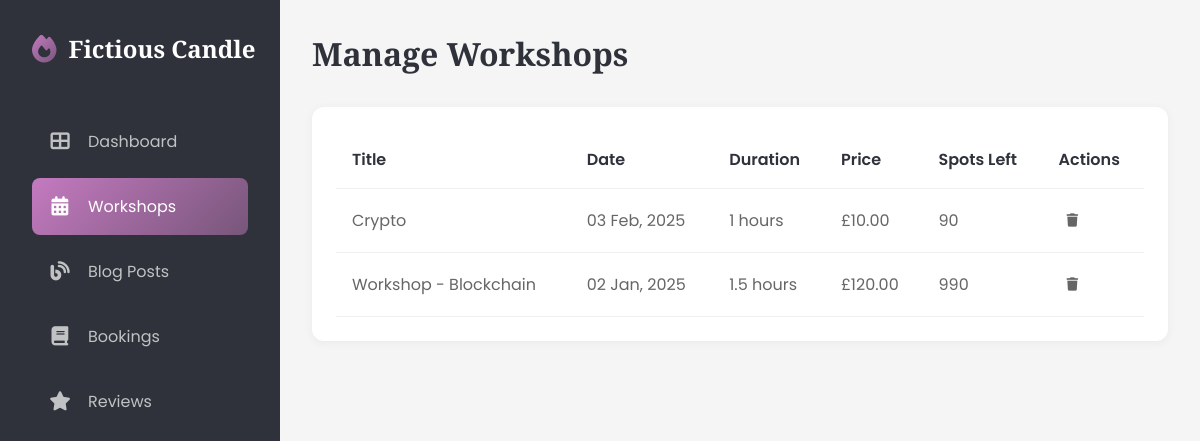
The app's page /dashboard/workshops/ (signed in), older data.
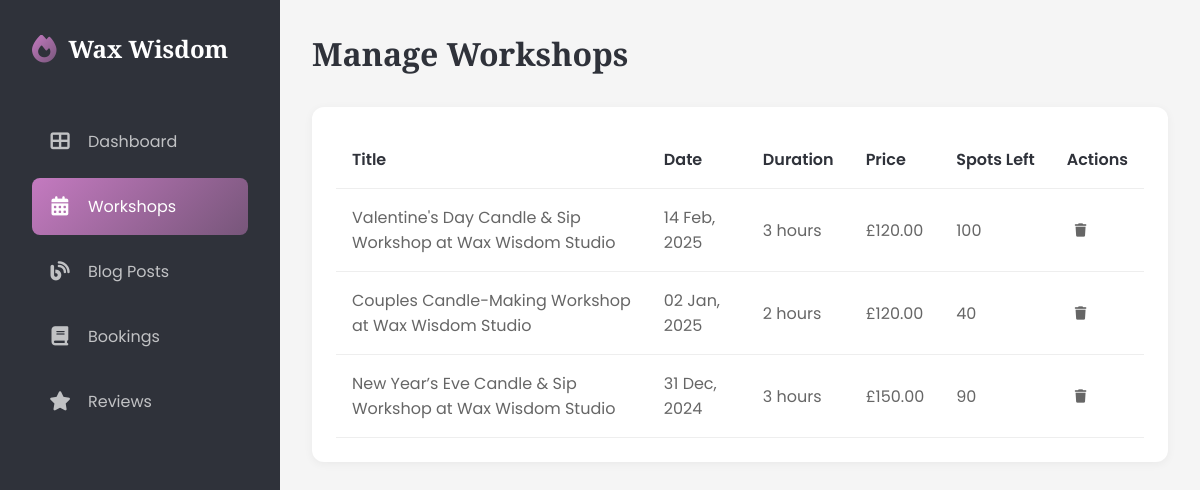
The same page, newer data.
### candle/models.py (models this page shows, shortened)
class Config(models.Model):
    site_name = models.CharField(max_length=255)
    site_title = models.CharField(max_length=255)
    site_description = models.TextField()
    about_us = HTMLField(blank=True, null=True)
    facebook_url = models.URLField(blank=True, null=True)
    instagram_url = models.URLField(blank=True, null=True)
    pinterest_url = models.URLField(blank=True, null=True)
    created_at = models.DateTimeField(auto_now_add=True)
    updated_at = models.DateTimeField(auto_now=True)
    class Meta:
        verbose_name = 'Site Configuration'
        verbose_name_plural = 'Site Configuration'
    def as_dict(self):
        return {
            'site_name': self.site_name or '',
            'site_title': self.site_title or '',
            "about_us": self.about_us or '',
            'site_description': self.site_description or '',
            'facebook_url': self.facebook_url or '',
            'instagram_url': self.instagram_url or '',
            "pinterest_url": self.pinterest_url or ""
        }

class CandleWorkshop(models.Model):
    title = models.CharField(max_length=255)
    description = models.TextField()
    duration = models.FloatField(
        help_text='Duration of the workshop in hours (e.g., 1.5 for 1.5 hours)'
    )
    thumbnail = models.ImageField(
        upload_to='workshop_thumbnails/',
        null=True,
        blank=True,
        help_text='Featured image for the workshop',
        storage=RawMediaCloudinaryStorage()
    )
    date = models.DateField()
    time = models.TimeField()
    price = models.DecimalField(max_digits=10, decimal_places=2)
    capacity = models.IntegerField()
    def get_remaining_seats(self):
        total_booked_seats = Booking.objects.filter(
            workshop=self,
            status__in=['confirmed', 'pending']
        ).aggregate(
            total=models.Sum('number_of_seats')
        )['total'] or 0
        return self.capacity - total_booked_seats
    @property
    def formatted_duration(self):
        return int(self.duration) if self.duration.is_integer() else self.duration
    class Meta:
        ordering = ("-date",)

### candle/views.py (the view)
# urls.py: path("workshops/",DashboardWorkshopView.as_view(),name="dashboard_workshops"),
class DashboardWorkshopView(LoginRequiredMixin,ListView):
    model = CandleWorkshop
    template_name = "candle/dashboard/workshops.html"
    context_object_name = 'workshops'
    paginate_by = 10
    def get_queryset(self):
        user = self.request.user
        if user.is_superuser:
            return CandleWorkshop.objects.all().order_by('-date', '-time')
        return CandleWorkshop.objects.filter(instructor=user).order_by('-date', '-time')
    def get_context_data(self, **kwargs):
        context = super().get_context_data(**kwargs)
        context["active_menu"] = "workshops"
        return context

### candle/context_processors.py (called while the page is built)
def company_info(request):
    config = {
        "latest_blogs":Blogpost.objects.all()[:6],
        "latest_workshops":CandleWorkshop.objects.all()[:6]
    }
    try:
        config.update(Config.objects.first().as_dict())
    except Exception as e:
        pass
    return config

### candle/templates/candle/dashboard/workshops.html (shortened to what this page needs)
{% extends 'candle/dashboard/base.html' %}
{% block content %}
<main class="main-content">
    <div class="page-header">
        <h1 class="page-title">Manage Workshops</h1>
    </div>
    <div class="table-container">
        <table>
            <thead>
                <tr>
                    <th>Title</th>
                    <th>Date</th>
                    <th>Duration</th>
                    <th>Price</th>
                    <th>Spots Left</th>
                    <th>Actions</th>
                </tr>
            </thead>
            <tbody id="workshopsTable">
                {% for workshop in workshops %}
                    <tr>
                            <td>{{workshop.title}}</td>
                            <td>{{workshop.date|date:"d M, Y"}}</td>
                            <td>{{workshop.formatted_duration}} hours</td>
                            <td>£{{workshop.price}}</td>
                            <td>{{workshop.get_remaining_seats}}</td>
                            <td class="action-buttons">
                                <form method="post" action="{% url 'candle:delete_workshops' workshop.id %}" class="delete-form">
                                    <button type="submit" class="action-btn">
                                        <i class="fas fa-trash"></i>
                                    </button>
                                </form>
                            </td>
                    </tr>
                {% endfor %}
            </tbody>
        </table>
    </div>
</main>
{% endblock content %}

### candle/templates/candle/dashboard/base.html (shortened to what this page needs)
{% load static %}
<!DOCTYPE html>
<html lang="en">
<head>
    <link rel="stylesheet" href="https://cdnjs.cloudflare.com/ajax/libs/font-awesome/6.5.1/css/all.min.css">
    <link rel="stylesheet" href="{% static 'candle/dashboard/main.css' %}">
</head>
<body>
    {% include "candle/dashboard/fragments/sidebar.html" %}
    {% block content %}
    {% endblock content %}
    </body>
</html>

### candle/templates/candle/dashboard/fragments/sidebar.html (shortened to what this page needs)
<aside class="sidebar">
    <div class="logo">
        <i class="fas fa-fire"></i>
        <span>{{site_name}}</span>
    </div>
    <ul class="nav-menu">
        <li class="nav-item">
            <a href="{% url 'candle:dashboard' %}" class="nav-link {% if active_menu == 'dashboard'%} active {% endif %}">
                <i class="fas fa-th-large"></i>
                <span>Dashboard</span>
            </a>
        </li>
        {% if user.is_superuser %}
        <li class="nav-item">
            <a href="{% url 'candle:dashboard_workshops' %}" class="nav-link {% if active_menu == 'workshops'%} active {% endif %}">
                <i class="fas fa-calendar-alt"></i>
                <span>Workshops</span>
            </a>
        </li>
        <li class="nav-item">
            <a href="{% url 'candle:dashboard_blogs' %}" class="nav-link {% if active_menu == 'blogs'%} active {% endif %}">
                <i class="fas fa-blog"></i>
                <span>{% if not user.is_superuser %}My {% endif %}Blog Posts</span>
            </a>
        </li>
        {% endif %}
        <li class="nav-item">
            <a href="{% url 'candle:dashboard_bookings' %}" class="nav-link {% if active_menu == 'bookings'%} active {% endif %}">
                <i class="fas fa-book"></i>
                <span>{% if not user.is_superuser %}My {% endif %}Bookings</span>
            </a>
        </li>
        <li class="nav-item">
            <a href="{% url 'candle:dashboard_reviews' %}" class="nav-link {% if active_menu == 'reviews'%} active {% endif %}">
                <i class="fas fa-star"></i>
                <span>{% if not user.is_superuser %}My {% endif %}Reviews</span>
            </a>
        </li>
    </ul>
</aside>

### candle/static/candle/dashboard/main.css (style rules this page uses)
:root { --color-dark: #2F323A; --color-purple: #77567A; --color-magenta: #C47AC0; --color-pink: #E39EC1; --color-light: #DEBAC0; --gradient-primary: linear-gradient(135deg, var(--color-magenta), var(--color-purple)); --gradient-hover: linear-gradient(135deg, var(--color-purple), var(--color-magenta)); }
* { margin: 0; padding: 0; box-sizing: border-box; }
body { font-family: 'Poppins', sans-serif; background-color: #f5f5f5; display: flex; min-height: 100vh; overflow-x: hidden; }
.sidebar { width: 280px; background: var(--color-dark); min-height: 100vh; padding: 2rem; position: fixed; left: 0; top: 0; transition: all 0.3s ease; z-index: 1000; }
.logo { color: white; font-size: 1.5rem; font-weight: bold; font-family: 'Playfair Display', serif; display: flex; align-items: center; gap: 0.75rem; margin-bottom: 3rem; white-space: nowrap; padding-right: 1rem; }
.logo i { background: var(--gradient-primary); -webkit-background-clip: text; -webkit-text-fill-color: transparent; font-size: 1.75rem; flex-shrink: 0; }
.nav-menu { list-style: none; }
.nav-item { margin-bottom: 0.5rem; position: relative; }
.nav-link { color: rgba(255, 255, 255, 0.7); text-decoration: none; display: flex; align-items: center; padding: 1rem; border-radius: 8px; transition: all 0.3s ease; white-space: nowrap; }
.nav-link i { margin-right: 1rem; font-size: 1.2rem; min-width: 24px; text-align: center; }
.nav-link.active, .nav-link:hover { background: var(--gradient-primary); color: white; }
.main-content { flex: 1; margin-left: 280px; padding: 2rem; transition: all 0.3s ease; width: calc(100% - 280px); }
.page-header { display: flex; justify-content: space-between; align-items: center; margin-bottom: 2rem; flex-wrap: wrap; gap: 1rem; }
.page-title { font-family: 'Playfair Display', serif; color: var(--color-dark); font-size: clamp(1.5rem, 4vw, 2rem); }
.table-container { background: white; border-radius: 12px; padding: 1.5rem; box-shadow: 0 2px 10px rgba(0, 0, 0, 0.05); margin-bottom: 2rem; overflow-x: auto; }
table { width: 100%; border-collapse: collapse; min-width: 600px; }
th, td { padding: 1rem; text-align: left; border-bottom: 1px solid #eee; }
th { font-weight: 600; color: var(--color-dark); white-space: nowrap; }
td { color: #666; }
.action-btn { padding: 0.5rem; border: none; background: none; color: #666; cursor: pointer; transition: all 0.3s ease; }
.delete-form { display: inline; }

Row changes from the older to the newer data that the page shows:
changed Config: site_name "Fictious Candle" → "Wax Wisdom"
added CandleWorkshop: title "Valentine's Day Candle & Sip Workshop at Wax Wisdom Studio", date "14 Feb, 2025", formatted_duration "3", price "120.00", get_remaining_seats "100"
changed CandleWorkshop: title "Workshop - Blockchain" → "Couples Candle-Making Workshop at Wax Wisdom Studio"; formatted_duration "1.5" → "2"; get_remaining_seats "990" → "40"; moves up the list
changed CandleWorkshop: title "Crypto" → "New Year’s Eve Candle & Sip Workshop at Wax Wisdom Studio"; date "03 Feb, 2025" → "31 Dec, 2024"; formatted_duration "1" → "3"; price "10.00" → "150.00"
